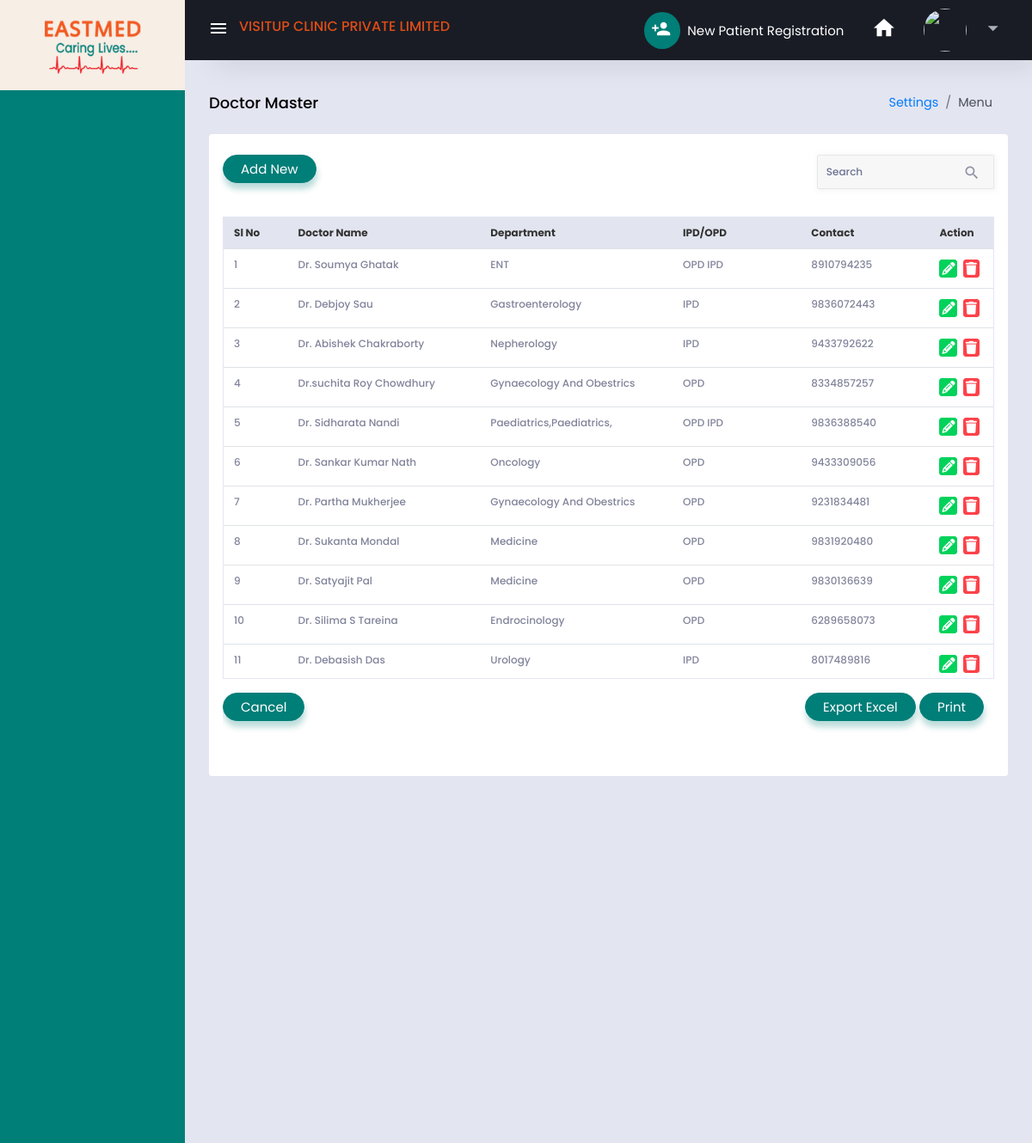
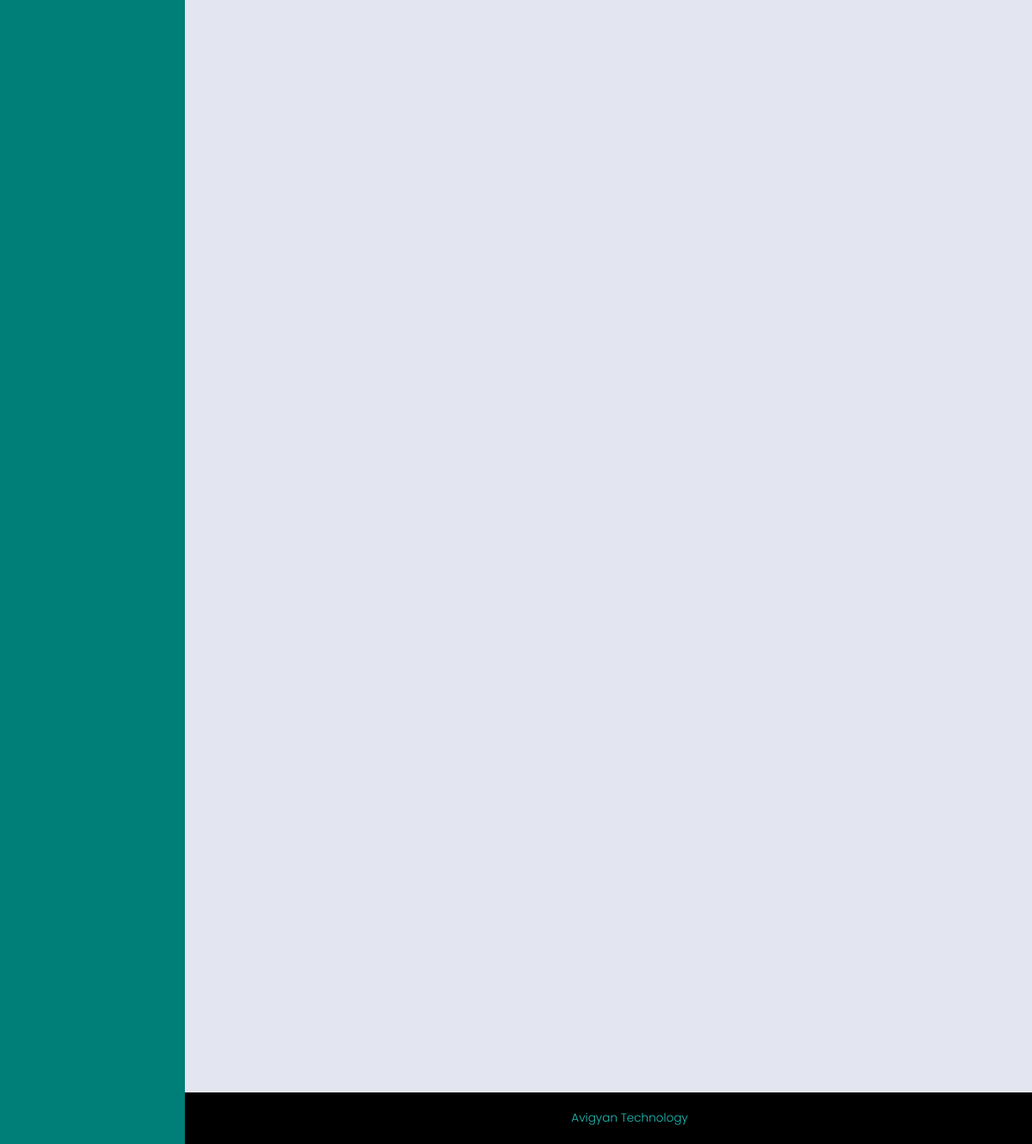
Page /doctor_master.php on the committed database (2 pictures, top to bottom).
### tables this page shows
CREATE TABLE `doctor_master` (
  `Doctor_Id` varchar(50) NOT NULL,
  `Doctor_Name` varchar(100) NOT NULL,
  `Registration_No` varchar(50) NOT NULL,
  `Gender` varchar(100) NOT NULL,
  `Marital_Status` varchar(50) NOT NULL,
  `House_Street` varchar(100) NOT NULL,
  `Town_Village` varchar(100) NOT NULL,
  `City_Id` varchar(100) NOT NULL,
  `Pincode` int(11) NOT NULL,
  `District_Id` varchar(100) NOT NULL,
  `State_Id` varchar(50) NOT NULL,
  `Mobile` bigint(20) NOT NULL,
  `Whatsapp` bigint(20) NOT NULL,
  `Email` varchar(100) NOT NULL,
  `Qualification` varchar(100) NOT NULL,
  `Experience` int(11) NOT NULL,
  `Specialization` varchar(1000) NOT NULL,
  `Is_Opd` varchar(100) NOT NULL,
  `Is_Ipd` varchar(10) NOT NULL,
  `Secretary_Name` varchar(100) NOT NULL,
  `Secretary_Mobile` bigint(20) NOT NULL,
  `Secretary_Email` varchar(100) NOT NULL,
  `Signature` longtext NOT NULL,
  `Is_Active` varchar(100) NOT NULL,
  `insert_date` datetime NOT NULL DEFAULT current_timestamp()
);

### doctor_master.php (the view, shortened to what this page needs)
<?php
	include 'connection.php';
		?>
		<!DOCTYPE html>
		<html lang="en">
			<head>
				<link rel="stylesheet" href="assets/vendors/mdi/css/materialdesignicons.min.css">
				<link rel="stylesheet" href="assets/vendors/css/vendor.bundle.base.css">
				<link rel="stylesheet" href="assets/css/all.min.css">
				<link rel="stylesheet" href="assets/css/fontawesome.min.css">
				<link rel="stylesheet" href="assets/vendors/jvectormap/jquery-jvectormap.css">
				<link rel="stylesheet" href="assets/vendors/flag-icon-css/css/flag-icon.min.css">
				<link rel="stylesheet" href="assets/vendors/owl-carousel-2/owl.carousel.min.css">
				<link rel="stylesheet" href="assets/vendors/owl-carousel-2/owl.theme.default.min.css">
				<link rel="stylesheet" href="assets/css/style.css">
				<link rel="stylesheet" href="assets/css/custom.css">
			</head>
			<body>
				<div class="container-scroller">
				    <?php include "menu.php"; ?>
					<div class="container-fluid page-body-wrapper">
						<?php include "header.php"; ?>
						<div class="main-panel">
							<div class="content-wrapper">
								<div class="page-header">
									<h3 class="page-title"> Doctor Master </h3>
									<nav aria-label="breadcrumb">
										<ol class="breadcrumb">
											<li class="breadcrumb-item"><a href="settings_landing.php">Settings</a></li>
											<li class="breadcrumb-item active" aria-current="page">Menu</li>
										</ol>
									</nav>
								</div>
											<div class="card records-card mt-2">
												<div class="card records-card mt-2">
													<div class="card-body">
														<div class="row">
															<div class="col-md-4" ><button class="btn btn-primary" onclick="window.location.href = 'doctor_master_add.php'">Add New</button></div>
															<div class="col-md-5" ></div>
															<div class="col-md-3" >
																<div class="form-group">
																	<div class="search-sec">
																	<input id="gfg" type="text" class="form-control" placeholder="Search">
																	<span><i class="mdi mdi-magnify"></i></span>
										                           </div>
																</div>
															</div>
														</div>
														<div class="row mt-2">
															<div class="col-md-12">
																<div class="table-responsive table-sec mb-4 ">
																	<table class="table" id="table11">
																		<thead>
																			<tr>
																				<th width="5%">Sl No</th>
																				<th width="15%">Doctor Name</th>
																				<th width="15%"  >Department</th>
																				<th width="10%">IPD/OPD</th>
																				<th width="10%">Contact</th>
																				<th width="5%">Action</th>
																			</tr>
																		</thead>
																		<tbody id="geeks">
																			<?php $sql="SELECT * FROM doctor_master WHERE Is_Active='Yes' order by cast(SUBSTRING(`Doctor_Id`, 3,length(`Doctor_Id`)-2) as UNSIGNED) DESC;";
																				$result=$conn->query($sql);$num=1;
																				while($row=$result->fetch_assoc()) {
																						$opd1= "";
																						$ipd1= "";
																						$did=$row["Doctor_Id"];
																						$nam=$row["Doctor_Name"];
																						$mob=$row["Mobile"];
																						$opd=$row["Is_Opd"];
																						$ipd=$row["Is_Ipd"];
																						if($opd == 1)
																						{
																							$opd1='OPD';
																						}
																						if($ipd == 1)
																						{
																							$ipd1='IPD';
																						}
																						$dept="";
																						$sql2="SELECT * FROM doctor_fees_master where Doctor_Id='$did';";
																				$result2=$conn->query($sql2);
																				if($result2->num_rows==1){while($row=$result2->fetch_assoc()) {
																						$dept.=$row['Department'];
																				}}
																				else
																				{
																					while($row=$result2->fetch_assoc()) {
																						$dept.=$row['Department'].",";
																				}
																				}
																						?>
																					<tr id= "tr_<?php echo $did;?>" class="todo-list todo-list-custom">
																						<td width="5%"><?php echo $num++; ?></td>
																						<td  width="15%" ><?php echo  $nam;?></td>
																						<td width="15%"><?php echo $dept; ?></td>
																						<td width="10%"><?php echo $opd1." ".$ipd1; ?></td>
																						<td width="10%"><?php echo $mob ?></td>
																						<td width="5%"> <a class="btn btn-success btn-xs" style="padding:2px;" onclick="window.location.href = 'doctor_master_edit.php?id=<?php echo $did; ?>';"><i class="fa-solid fa-pencil" style="margin:0;font-size:15px;"></i></a>&nbsp;
																						<a class="btn btn-danger btn-xs" style="padding:2px;"  onclick="delete_data('<?php echo $did;?>')"><i class="fa-solid fa-trash" style="margin:0;font-size:15px;"></i></a></td>
																					</tr>
																				<?php } ?>
																		</tbody>
																	</table>
																	<div class="mt-3">
																		<div   style="float: left;">
																			<div class="d-flex justify-content-end">
																				<div class="form-group excel-ar">
																					<button class="btn btn-primary" onclick="window.location.href = 'settings_landing.php';">Cancel</button>
																				</div>
																			</div>
																		</div>
																		<div class="col-md-6"  style="float: right;">
																			<div class="d-flex justify-content-end">
																				<div class="form-group excel-ar">
																					<button class="btn btn-primary" onclick="ExportToExcel('xlsx')">Export Excel</button>&nbsp;
																				</div>
																				<div class="form-group excel-ar">
																					<button class="btn btn-primary" onClick="printpage()"  data-toggle="modal" data-target="#exampleModal10" data-whatever="@fat">Print</button>
																				</div>
																			</div>
																		</div>
																	</div>
																</div>
															</div>
														</div>
													</div>
												</div>
											</div>
							</div>
							<?php include "footer.php";?>
						</div>
					</div>
				</div>
			</body>
		</html>

### menu.php (shortened to what this page needs)
<?php $uri = $_SERVER['REQUEST_URI'];
$id = $_SESSION["cus"]["Userid"];
$check_sql = "SELECT * FROM users WHERE User_Id='".$id."'";
$row_check = $conn->query($check_sql);
$row_per = $row_check->fetch_assoc();
?>
<nav class="sidebar sidebar-offcanvas" id="sidebar">
						<div class="sidebar-brand-wrapper d-none d-lg-flex align-items-center justify-content-center fixed-top">
						  <a class="sidebar-brand brand-logo" href="dashboard.php"><img src="assets/images/logo.png" alt="logo" /></a>
						</div>
						<ul class="nav">
						</ul>
					</nav>

### header.php (shortened to what this page needs)
<nav class="navbar p-0 fixed-top d-flex flex-row">
		<div class="navbar-menu-wrapper flex-grow d-flex align-items-stretch">
			<button class="navbar-toggler navbar-toggler align-self-center" type="button" data-toggle="minimize">
				<span class="mdi mdi-menu"></span>
			</button>
			<h3 class="logo-text"><a href="#">VisitUp Clinic Private Limited</a></h3>
			<ul class="navbar-nav navbar-nav-right">
				<li class="nav-item dropdown d-none d-lg-block">
					 <a href="patient_registration.php" class="nav-link d-flex new-rgst"><i class="mdi mdi-account-plus mr-2"></i>New Patient Registration</a>
				</li>
				<li class="nav-item nav-settings d-none d-lg-block">
					<a class="nav-link" href="dashboard.php">
					  <i class="mdi mdi-home"></i>
					</a>
				</li>
				<li class="nav-item dropdown">
					<a class="nav-link" id="profileDropdown" href="#" data-toggle="dropdown">
					  <div class="navbar-profile">
						<img class="img-xs rounded-circle" src="uploads/<?php echo $row_per['User_Image']; ?>" alt="">
						<i class="mdi mdi-menu-down d-none d-sm-block"></i>
					  </div>
					</a>
				</li>
			</ul>
		</div>
	</nav>

### footer.php
<footer class="footer">
	<div class="justify-content-center justify-content-sm-between">
		<span class="d-block mt-1 mt-sm-0 text-center"> Copyright © <a href="http://www.avigyantechnologies.com/" target="_blank">Avigyan Technology</a> 2022</span>
	</div>
</footer>

### assets/css/custom.css (style rules this page uses)
:root { --primary-color: #007e78; --heading-color: #000; --white-color: #fff; --black: #222; --green-color: #168f63; --blue-purple-text: #3f51b5; }
body { font-family: "Poppins", sans-serif; margin: 0; }
.content-wrapper { background: #e3e5f1; }
.sidebar .sidebar-brand-wrapper .sidebar-brand img { width: calc(250px - 10px); margin-bottom: 50px; max-width: 100%; height: auto; margin: auto; vertical-align: middle; }
.sidebar .sidebar-brand-wrapper .sidebar-brand { padding: 0; width: 120px; margin: 0; }
.sidebar .sidebar-brand-wrapper { width: 215px; height: 116px; }
.sidebar .sidebar-brand-wrapper { background: #f7eee5; height: 105px; }
.sidebar { min-height: calc(100vh - 70px); background: #007e78; }
.sidebar { width: 215px; }
.page-body-wrapper { width: calc(100% - 215px); }
.navbar .navbar-menu-wrapper .navbar-toggler:not(.navbar-toggler-right) { font-size: 1.5rem; }
.navbar .navbar-menu-wrapper .navbar-toggler { border: 0; color: #ffffff; height: 70px; border-radius: 0px; }
.navbar .navbar-menu-wrapper .navbar-nav .nav-item .nav-link i { font-size: 1.8rem; }
.logo-text { line-height: 20px; font-size: 16px; text-transform: uppercase; display: flex; align-items: center; }
.footer a { color: #1fc0b9; }
.logo-text a { color: #df4d18; line-height: 1; }
.form-control, .asColorPicker-input, .dataTables_wrapper select, .jsgrid .jsgrid-table .jsgrid-filter-row input[type="text"], .jsgrid .jsgrid-table .jsgrid-filter-row select, .jsgrid .jsgrid-table .jsgrid-filter-row input[type="number"], .select2-container--default .select2-selection--single, .select2-container--default .select2-selection--single .select2-search__field, .typeahead, .tt-query, .tt-hint { border: 1.5px solid #ced0de; }
.form-group { margin-bottom: 1.5rem; line-height: 1; }
.btn-primary, .wizard > .actions a { background-color: #007e78; border-color: #007e78; border-radius: 56px; box-shadow: 1px 7px 7px #007e7847; padding: 8px 20px; }
.search-sec i { color: #8e91a3; position: absolute; top: 11px; right: 28px; font-weight: 600; font-size: 20px; }
.search-sec input { height: 40px; box-shadow: 1px 1px 6px #ebebebc2; border: none; border: 1px solid #ced4da73; background: #f7f7f7; font-weight: 500; }
.form-control { padding: 5px 10px; font-size: 12px; height: 35px; border: none; border: 1px solid #ced4da73; background: #f7f7f7; font-weight: 500; }
.form-control::placeholder { font-size: 12px; }
.table td { white-space: inherit; }
.new-rgst { padding: 30px; }
.table-sec .table { color: #80849a; border: solid 1px #e4e6f4; }
.table-sec thead { background: #b7bdd9; }
.table-sec .table th { padding: 12px; vertical-align: middle; border-bottom: 0px solid rgba(0, 0, 0, 0.2); font-size: 12px; font-weight: 700; color: #333; background: #e2e5ef !important; }
.table td, .table th { padding: 12px; vertical-align: top; border-top: 1px solid #dee2e6; font-size: 12px; font-weight: 500; }
.card .card-body { padding: 1rem 1rem; }
.sidebar .nav { position: fixed; width: 215px; padding: 15px; padding-top: 100px; }
.navbar { left: 215px; }
.page-header { margin: 0 0 1rem 0; }
.new-rgst { line-height: 43px; }
.new-rgst i { background: #007e78; border-radius: 25px; width: 42px; height: 43px; line-height: 40px; font-size: 23px !important; padding: 0 8px; }
tbody { display:block; max-height:500px; overflow-y:auto; }
thead, tbody tr { display:table; width:100%; table-layout:fixed; }

### rows in the picture
doctor_master: Doctor_Name "Dr. Soumya Ghatak", dept "ENT", Is_Opd "OPD", Is_Ipd "IPD", Mobile "8910794235"
doctor_master: Doctor_Name "Dr. Debjoy Sau", dept "Gastroenterology", Is_Ipd "IPD", Mobile "9836072443"
doctor_master: Doctor_Name "Dr. Abishek Chakraborty", dept "Nepherology", Is_Ipd "IPD", Mobile "9433792622"
doctor_master: Doctor_Name "Dr.suchita Roy Chowdhury", dept "Gynaecology And Obestrics", Is_Opd "OPD", Mobile "8334857257"
doctor_master: Doctor_Name "Dr. Sidharata Nandi", dept "Paediatrics,Paediatrics,", Is_Opd "OPD", Is_Ipd "IPD", Mobile "9836388540"
doctor_master: Doctor_Name "Dr. Sankar Kumar Nath", dept "Oncology", Is_Opd "OPD", Mobile "9433309056"
doctor_master: Doctor_Name "Dr. Partha Mukherjee", dept "Gynaecology And Obestrics", Is_Opd "OPD", Mobile "9231834481"
doctor_master: Doctor_Name "Dr. Sukanta Mondal", dept "Medicine", Is_Opd "OPD", Mobile "9831920480"
doctor_master: Doctor_Name "Dr. Satyajit Pal", dept "Medicine", Is_Opd "OPD", Mobile "9830136639"
doctor_master: Doctor_Name "Dr. Silima S Tareina", dept "Endrocinology", Is_Opd "OPD", Mobile "6289658073"
doctor_master: Doctor_Name "Dr. Debasish Das", dept "Urology", Is_Ipd "IPD", Mobile "8017489816"
